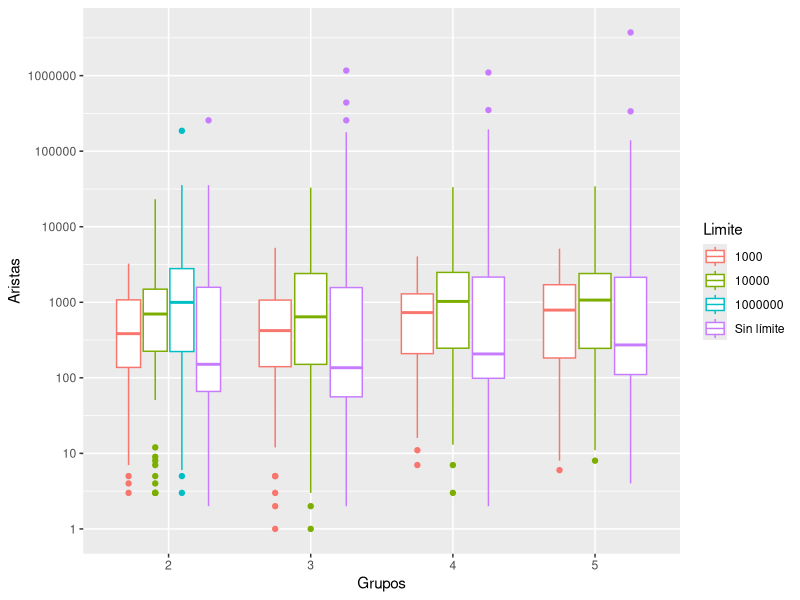
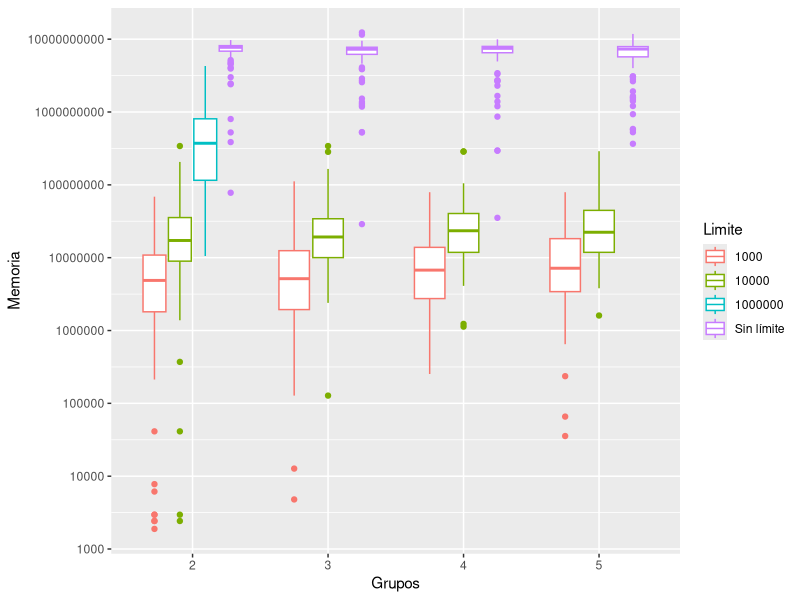
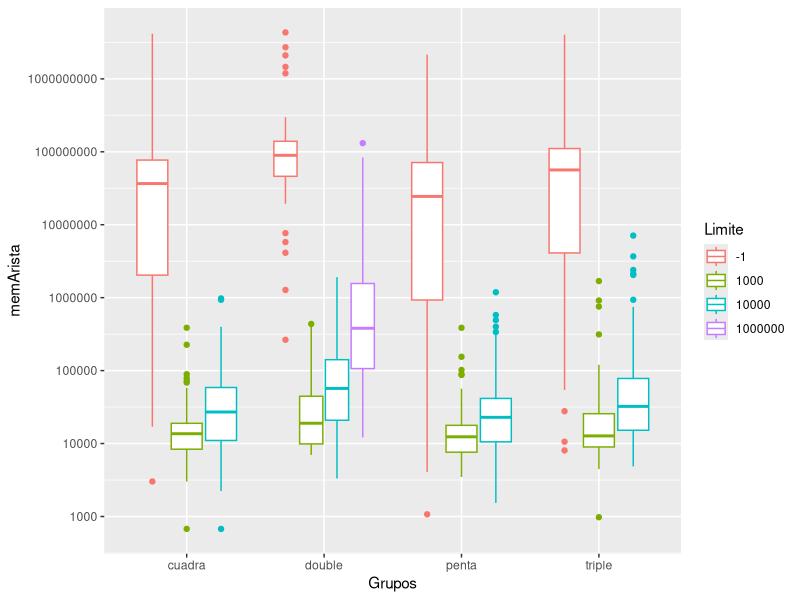

These figures' R source, in order:
## ---- chunk 1
library(ggplot2)
## ---- chunk 2
tiemposBusquedaCamino <- read.csv("datos/TPF_OptMem.csv", sep = ";")
tiemposBusquedaCamino_1000 <- read.csv("datos/TPF_OptMem_1000.csv", sep = ";")
tiemposBusquedaCamino_10000 <- read.csv("datos/TPF_OptMem_10000.csv", sep = ";")
tiemposBusquedaCamino_100000 <- read.csv("datos/TPF_OptMem_100000.csv", sep = ";")
tiemposBusquedaCamino_100000 <- read.csv("datos/TPF_OptMem_1000000.csv", sep = ";")
## ---- chunk 3
options(scipen = 999)

tiemposBusquedaCamino = tiemposBusquedaCamino[tiemposBusquedaCamino$Estructura =='graphComp',]
tiemposBusquedaCamino$Limite = -1


all_data = rbind(tiemposBusquedaCamino,tiemposBusquedaCamino_1000,tiemposBusquedaCamino_10000,tiemposBusquedaCamino_100000)
all_data$Limite = as.character(all_data$Limite)

all_data$grupos_id = paste(all_data$Grupos,"_", as.character(all_data$ID))
ids_aristas_cero <- all_data$grupos_id[all_data$Aristas == 0]
all_data_SAC <- all_data[!
    (all_data$grupos_id %in% ids_aristas_cero), ]
all_data_SAC$memArista = all_data_SAC$Memoria / all_data_SAC$Aristas

all_data$Limite[all_data$Limite == "-1"] <- "Sin límite"

all_data$Grupos[all_data$Grupos == "penta"] <- "5"
all_data$Grupos[all_data$Grupos == "cuadra"] <- "4"
all_data$Grupos[all_data$Grupos == "triple"] <- "3"
all_data$Grupos[all_data$Grupos == "double"] <- "2"


## ---- chunk 4
ggplot(all_data, aes(x=Grupos, y=Aristas,color = Limite)) + 
  geom_boxplot() + 
  #facet_grid(vars(Limite))  + 
  scale_y_continuous(trans='log10', breaks = c(10^0,10^1,10^2,10^3,10^4,10^5,10^6,10^7,10^8,10^9,10^10,10^11))
## ---- chunk 5
ggplot(all_data, aes(x=Grupos, y=Memoria,color = Limite)) + 
  geom_boxplot() + 
  #facet_grid(vars(Limite))  + 
  scale_y_continuous(trans='log10', breaks = c(10^0,10^1,10^2,10^3,10^4,10^5,10^6,10^7,10^8,10^9,10^10,10^11,10^12))
## ---- chunk 6
ggplot(all_data_SAC, aes(x=Grupos, y=memArista,color = Limite)) + 
  geom_boxplot() + 
  #facet_grid(vars(Limite))  + 
  scale_y_continuous(trans='log10', breaks = c(10^0,10^1,10^2,10^3,10^4,10^5,10^6,10^7,10^8,10^9,10^10,10^11,10^12))
